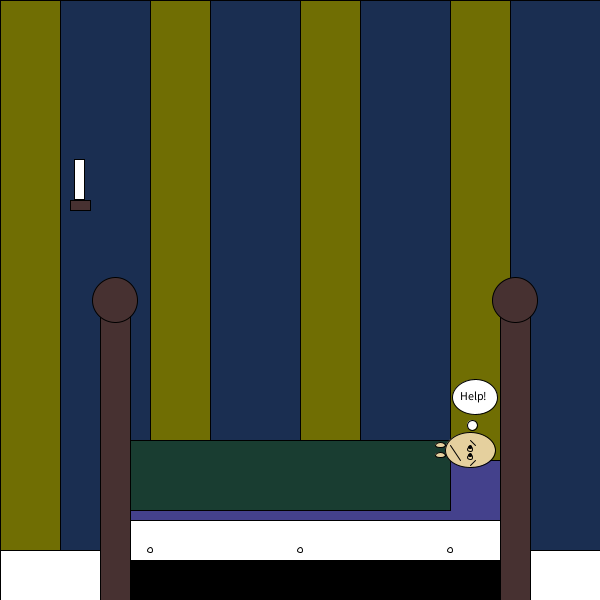
Frame 1 (no input)
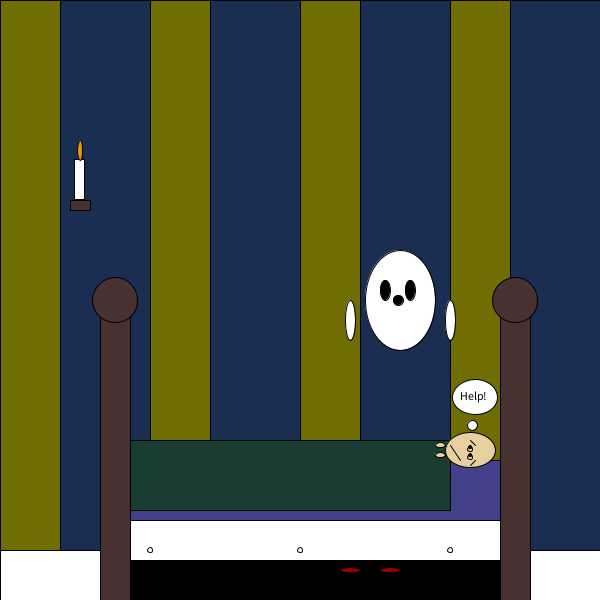
Frame 60 (the mouse pressed at the canvas centre just before this capture)
Frame 120 (the mouse held since frame 60 and released just before this capture): identical to frame 60, image omitted

The Processing sketch that drew these frames (run headless with seeded random() and noise(); from frame 60 on, the mouse is pressed at the canvas centre):

// Processing sketch: Kid_s_room1pg
// ── Kid_s_room1pg.pde
PVector location;
PVector velocity;

void setup(){
  size(600,600);
  location = new PVector(100,100);
  velocity = new PVector (800,0);  
}
void draw(){
  size(600,600);
background(255);
noFill();
  location.x=location.x+velocity.x;
  location.y=location.y+velocity.y;
  
  if(location.x>width || (location.x<0)){
    velocity.x = -velocity.x;

}

  
  if((location.y>height) || (location.y<0)){
    velocity.y =-velocity.y;
  }

  
  stroke (0);
 fill(26,46,81);
rect(0,0,600,600);
fill(112,110,3);
rect(150,0,60,600);
rect(300,0,60,600);
rect(0,0,60,600);
rect(450,0,60,600);
fill(255,255,255);
rect(0,550,600,60);
fill(71,49,49);
rect(100,300,30,300);
rect(500,300,30,300);
ellipse(115,300,45,45);
ellipse(515,300,45,45);
fill(0,0,0);
rect(130,540,370,60);
fill(255,255,255);
rect(130,500,370,60);
fill(68,65,140);
rect(130,460,370,60);
rect(130,460,370,60);
fill(25,61,49);
rect(130,440,320,70);
fill(255,255,255);
ellipse(150,550, 5,5);
ellipse(300,550,5,5);
ellipse(450,550,5,5);
//will move
fill(229,208,158);
ellipse(470,450,50,35);
ellipse(440,445,10,5);
ellipse(440,455,10,5);
line(470,440,475,445);
line(470,465,475,460);
ellipse(470,449,5,5);
ellipse(470,457,5,5);
fill(0,0,0);
ellipse(470,447,3,3);
ellipse(470,455,3,3);
line(450,445,460,460);
fill(255,255,255);
ellipse(location.x+300,location.y+200,70,100);
ellipse(location.x+250,location.y+220,10,40);
ellipse(location.x+350,location.y+220,10,40);
fill(0,0,0);
ellipse(location.x+285,location.y+190,10,20);
ellipse(location.x+310,location.y+190,10,20);
ellipse(location.x+298,location.y+200,10,10);
fill(71,49,49);
rect(70,200,20,10);
fill(255,255,255);
rect(74,159,10,40);
fill(234,149,11);
ellipse(location.x-20,location.y+50,5,20);
fill(255,255,255);
ellipse(475,397,45,35);
ellipse(472,425,10,10);
fill(0,0,0);
 text("Help!",460,400);
    text(mouseX,mouseY,800,800);
    
     println("mouseX:"+mouseX+",mouseY:"+mouseY);
     fill(153,0,0);
ellipse(location.x+250,location.y+470,20,5);
ellipse(location.x+290,location.y+470,20,5);

}
